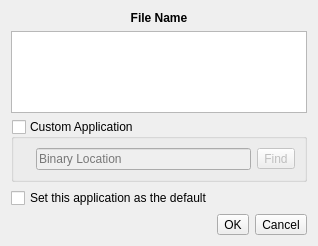
<?xml version="1.0" encoding="UTF-8"?>
<ui version="4.0">
 <class>LFileDialog</class>
 <widget class="QDialog" name="LFileDialog">
  <property name="geometry">
   <rect>
    <x>0</x>
    <y>0</y>
    <width>318</width>
    <height>246</height>
   </rect>
  </property>
  <property name="windowTitle">
   <string>Open File With...</string>
  </property>
  <property name="windowIcon">
   <iconset resource="lumina-open.qrc">
    <normaloff>:/icons/find.png</normaloff>:/icons/find.png</iconset>
  </property>
  <layout class="QVBoxLayout" name="verticalLayout">
   <item>
    <layout class="QHBoxLayout" name="horizontalLayout_2">
     <item>
      <widget class="QLabel" name="label_file">
       <property name="sizePolicy">
        <sizepolicy hsizetype="Expanding" vsizetype="Preferred">
         <horstretch>0</horstretch>
         <verstretch>0</verstretch>
        </sizepolicy>
       </property>
       <property name="font">
        <font>
         <weight>75</weight>
         <bold>true</bold>
        </font>
       </property>
       <property name="text">
        <string notr="true">File Name</string>
       </property>
       <property name="alignment">
        <set>Qt::AlignCenter</set>
       </property>
       <property name="wordWrap">
        <bool>true</bool>
       </property>
      </widget>
     </item>
    </layout>
   </item>
   <item>
    <widget class="QTreeWidget" name="tree_apps">
     <property name="iconSize">
      <size>
       <width>20</width>
       <height>20</height>
      </size>
     </property>
     <property name="textElideMode">
      <enum>Qt::ElideRight</enum>
     </property>
     <property name="indentation">
      <number>10</number>
     </property>
     <property name="uniformRowHeights">
      <bool>false</bool>
     </property>
     <property name="sortingEnabled">
      <bool>false</bool>
     </property>
     <property name="headerHidden">
      <bool>true</bool>
     </property>
     <column>
      <property name="text">
       <string notr="true">1</string>
      </property>
     </column>
    </widget>
   </item>
   <item>
    <widget class="QGroupBox" name="group_binary">
     <property name="title">
      <string>Custom Application</string>
     </property>
     <property name="checkable">
      <bool>true</bool>
     </property>
     <property name="checked">
      <bool>false</bool>
     </property>
     <layout class="QHBoxLayout" name="horizontalLayout_3">
      <item>
       <widget class="QLabel" name="label_goodbin">
        <property name="text">
         <string notr="true"/>
        </property>
        <property name="pixmap">
         <pixmap resource="lumina-open.qrc">:/icons/bad.png</pixmap>
        </property>
        <property name="scaledContents">
         <bool>true</bool>
        </property>
       </widget>
      </item>
      <item>
       <widget class="QLineEdit" name="line_bin">
        <property name="placeholderText">
         <string>Binary Location</string>
        </property>
       </widget>
      </item>
      <item>
       <widget class="QToolButton" name="tool_findBin">
        <property name="text">
         <string>Find</string>
        </property>
        <property name="icon">
         <iconset resource="lumina-open.qrc">
          <normaloff>:/icons/find.png</normaloff>:/icons/find.png</iconset>
        </property>
       </widget>
      </item>
     </layout>
    </widget>
   </item>
   <item>
    <widget class="QCheckBox" name="check_default">
     <property name="text">
      <string>Set this application as the default </string>
     </property>
    </widget>
   </item>
   <item>
    <layout class="QHBoxLayout" name="horizontalLayout">
     <item>
      <spacer name="horizontalSpacer">
       <property name="orientation">
        <enum>Qt::Horizontal</enum>
       </property>
       <property name="sizeHint" stdset="0">
        <size>
         <width>40</width>
         <height>20</height>
        </size>
       </property>
      </spacer>
     </item>
     <item>
      <widget class="QToolButton" name="tool_ok">
       <property name="text">
        <string>OK</string>
       </property>
       <property name="icon">
        <iconset resource="lumina-open.qrc">
         <normaloff>:/icons/apply.png</normaloff>:/icons/apply.png</iconset>
       </property>
       <property name="toolButtonStyle">
        <enum>Qt::ToolButtonTextBesideIcon</enum>
       </property>
      </widget>
     </item>
     <item>
      <widget class="QToolButton" name="tool_cancel">
       <property name="text">
        <string>Cancel</string>
       </property>
       <property name="icon">
        <iconset resource="lumina-open.qrc">
         <normaloff>:/icons/cancel.png</normaloff>:/icons/cancel.png</iconset>
       </property>
       <property name="toolButtonStyle">
        <enum>Qt::ToolButtonTextBesideIcon</enum>
       </property>
      </widget>
     </item>
    </layout>
   </item>
  </layout>
 </widget>
 <resources>
  <include location="lumina-open.qrc"/>
 </resources>
 <connections/>
</ui>
